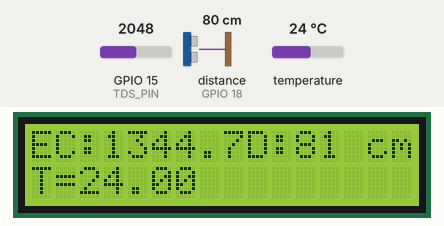
This program was run on a simulated ESP32. Parts: 16×2 character LCD. The test bench sets the inputs (shaded band); at power-on: distance to the obstacle (sensor on GPIO 18) 80 cm, temperature 24 °C, GPIO 15 (TDS_PIN) = 2048. The echo pulse lasts 58.3 µs per cm; what the program prints to the serial monitor is not drawn.

Above: at 6.4 s.
6.5 s: distance to the obstacle (sensor on GPIO 18) set to 2 cm
At 12.2 s:
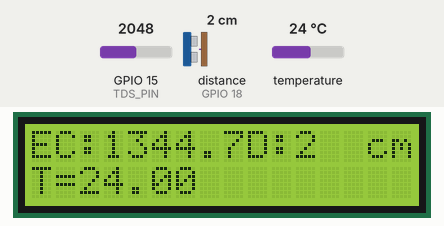
14.2 s: temperature set to 12 °C
At 16.0 s:
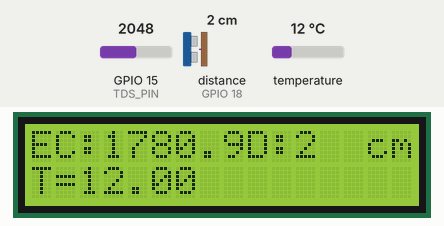
21.9 s: GPIO 15 (TDS_PIN) set to 2866
At 26.1 s:
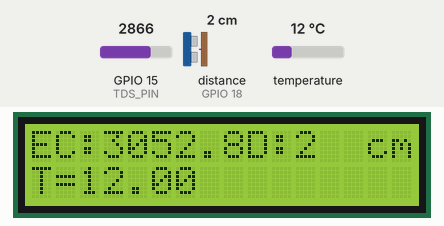
29.6 s: distance to the obstacle (sensor on GPIO 18) set to 4 cm
At 31.1 s:
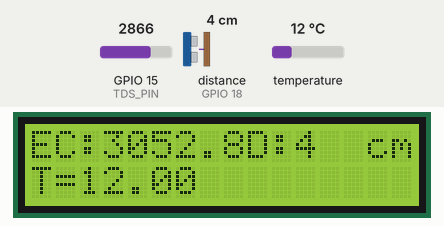
37.3 s: temperature set to 19 °C
At 41.1 s:
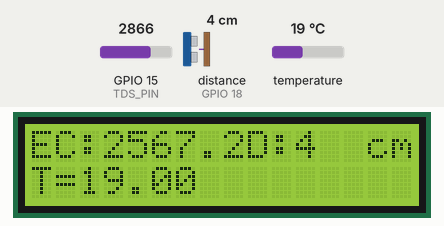
45.0 s: GPIO 15 (TDS_PIN) set to 3603
At 46.1 s:
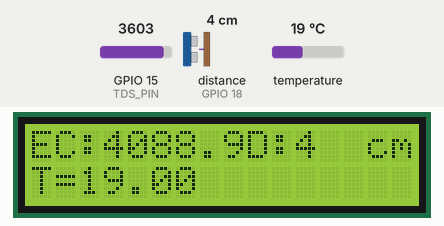
Timing chart, 0 to 48.0 s (numbered marks = the images above; inputs shaded):
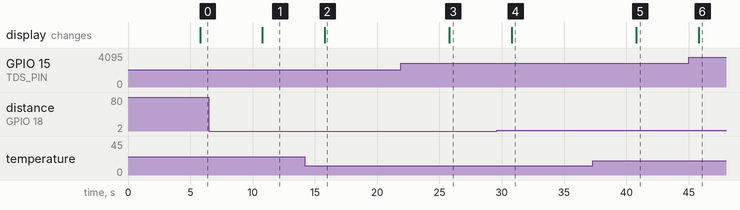

Measured:
- after the input at 6.5 s, the display: changes after 4.3 s (image 1)
- after the input at 14.2 s, the display: changes after 1.6 s (image 2)
- after the input at 21.9 s, the display: changes after 3.9 s (image 3)
- after the input at 29.6 s, the display: changes after 1.2 s (image 4)
- after the input at 37.3 s, the display: changes after 3.5 s (image 5)
- after the input at 45.0 s, the display: changes after 0.80 s (image 6)

The program:

main.cpp
```cpp
#include <Arduino.h>
#include <OneWire.h>
#include <DallasTemperature.h>
#include <GravityTDS.h>
#include <NewPing.h>
#include <LiquidCrystal_I2C.h>
#include <Wire.h>
#include <WiFi.h>
#include <Keys.h>

#define I2C_SDA 21
#define I2C_SCL 22

// Consants
const unsigned char ONE_WIRE_BUS = 4;
const unsigned char TRIGGER_PIN = 5;
const unsigned char ECHO_PIN = 18;
const uint16_t MAX_DISTANCE = 400;
const DeviceAddress temperature_sensor = {0x28, 0x73, 0xF6, 0x45, 0xD4, 0xC7, 0x6B, 0x9C};
const unsigned char TDS_PIN = 15;
const char* SSID = ssid;
const char* PASSWORD = password;

// variables
unsigned long previousTime = millis();
double current_temp;
uint16_t distance;
double ec;

// objects
OneWire oneWire(ONE_WIRE_BUS);
DallasTemperature sensors(&oneWire);
GravityTDS tds;
NewPing sonar(TRIGGER_PIN, ECHO_PIN, MAX_DISTANCE);
LiquidCrystal_I2C lcd(0x27, 16, 2);

void setup() {
  Serial.begin(9600);
  sensors.begin();

// tds meter initialization
  tds.setPin(TDS_PIN);
  tds.setAref(3.3);
  tds.setAdcRange(4095);
  tds.begin();

  Wire.begin(I2C_SDA, I2C_SCL);
  lcd.init();
  lcd.backlight();

  lcd.setCursor(0, 0);
  lcd.print("ESP32 + LCD");

  lcd.setCursor(0, 1);
  lcd.print("Hello, World!");
}

void loop() {
  if (millis() - previousTime >= 5000){
    previousTime = millis();

// температура


    sensors.requestTemperatures();
    current_temp = sensors.getTempC(temperature_sensor);
    Serial.print("T: ");
    Serial.print(current_temp);

// электропроводность
    lcd.clear();

    tds.setTemperature(current_temp);
    tds.update();
    Serial.print(" Tds: ");
    Serial.print(tds.getTdsValue());
    Serial.print(" EC: ");
    ec = tds.getEcValue();
    Serial.print(ec);

// расстояние
    Serial.print(" Distance: ");
    distance = sonar.ping_cm();
    Serial.print(distance);
    Serial.println(" cm");

    lcd.setCursor(0, 0);
    lcd.print("EC:");
    lcd.setCursor(3, 0);
    lcd.print(ec);

    lcd.setCursor(9, 0);
    lcd.print("D:");
    lcd.setCursor(11, 0);
    lcd.print(distance);
    lcd.setCursor(14, 0);
    lcd.print("cm");

    lcd.setCursor(0, 1);
    lcd.print("T=");
    lcd.setCursor(2,1);
    lcd.print(current_temp);
  }
}
```

Keys.h
```cpp
#define ssid "123"
#define password "1234"
```
